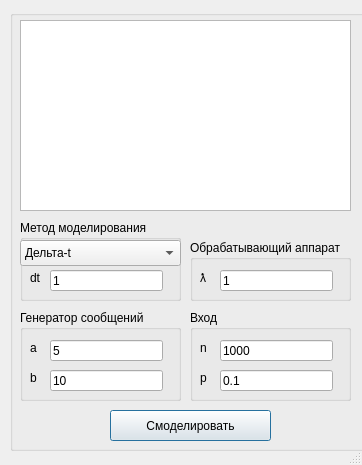
<?xml version="1.0" encoding="UTF-8"?>
<ui version="4.0">
 <class>Dialog</class>
 <widget class="QDialog" name="Dialog">
  <property name="windowModality">
   <enum>Qt::ApplicationModal</enum>
  </property>
  <property name="geometry">
   <rect>
    <x>0</x>
    <y>0</y>
    <width>362</width>
    <height>465</height>
   </rect>
  </property>
  <property name="windowTitle">
   <string>Dialog</string>
  </property>
  <property name="sizeGripEnabled">
   <bool>true</bool>
  </property>
  <widget class="QWidget" name="horizontalLayoutWidget">
   <property name="geometry">
    <rect>
     <x>10</x>
     <y>10</y>
     <width>721</width>
     <height>441</height>
    </rect>
   </property>
   <layout class="QHBoxLayout" name="horizontalLayout">
    <property name="spacing">
     <number>20</number>
    </property>
    <property name="sizeConstraint">
     <enum>QLayout::SetDefaultConstraint</enum>
    </property>
    <property name="rightMargin">
     <number>0</number>
    </property>
    <item>
     <widget class="QGroupBox" name="groupBox">
      <property name="layoutDirection">
       <enum>Qt::LeftToRight</enum>
      </property>
      <property name="autoFillBackground">
       <bool>false</bool>
      </property>
      <property name="title">
       <string/>
      </property>
      <property name="alignment">
       <set>Qt::AlignLeading|Qt::AlignLeft|Qt::AlignTop</set>
      </property>
      <property name="flat">
       <bool>false</bool>
      </property>
      <property name="checkable">
       <bool>false</bool>
      </property>
      <widget class="QGroupBox" name="groupBox_2">
       <property name="geometry">
        <rect>
         <x>10</x>
         <y>300</y>
         <width>161</width>
         <height>91</height>
        </rect>
       </property>
       <property name="title">
        <string>Генератор сообщений</string>
       </property>
       <widget class="QLabel" name="label_2">
        <property name="geometry">
         <rect>
          <x>10</x>
          <y>30</y>
          <width>16</width>
          <height>16</height>
         </rect>
        </property>
        <property name="text">
         <string>a</string>
        </property>
       </widget>
       <widget class="QLineEdit" name="lineEdit_a">
        <property name="geometry">
         <rect>
          <x>30</x>
          <y>30</y>
          <width>113</width>
          <height>21</height>
         </rect>
        </property>
        <property name="text">
         <string>5</string>
        </property>
       </widget>
       <widget class="QLabel" name="label_3">
        <property name="geometry">
         <rect>
          <x>10</x>
          <y>60</y>
          <width>16</width>
          <height>16</height>
         </rect>
        </property>
        <property name="text">
         <string>b</string>
        </property>
       </widget>
       <widget class="QLineEdit" name="lineEdit_b">
        <property name="geometry">
         <rect>
          <x>30</x>
          <y>60</y>
          <width>113</width>
          <height>21</height>
         </rect>
        </property>
        <property name="text">
         <string>10</string>
        </property>
       </widget>
      </widget>
      <widget class="QGroupBox" name="groupBox_3">
       <property name="geometry">
        <rect>
         <x>180</x>
         <y>230</y>
         <width>161</width>
         <height>61</height>
        </rect>
       </property>
       <property name="title">
        <string>Обрабатывающий аппарат</string>
       </property>
       <widget class="QLabel" name="label">
        <property name="geometry">
         <rect>
          <x>10</x>
          <y>30</y>
          <width>16</width>
          <height>16</height>
         </rect>
        </property>
        <property name="text">
         <string>ƛ</string>
        </property>
       </widget>
       <widget class="QLineEdit" name="lineEdit_l">
        <property name="geometry">
         <rect>
          <x>30</x>
          <y>30</y>
          <width>113</width>
          <height>21</height>
         </rect>
        </property>
        <property name="text">
         <string>1</string>
        </property>
       </widget>
      </widget>
      <widget class="QGroupBox" name="groupBox_5">
       <property name="geometry">
        <rect>
         <x>10</x>
         <y>210</y>
         <width>161</width>
         <height>81</height>
        </rect>
       </property>
       <property name="title">
        <string>Метод моделирования</string>
       </property>
       <widget class="QComboBox" name="comboBox">
        <property name="geometry">
         <rect>
          <x>0</x>
          <y>20</y>
          <width>161</width>
          <height>26</height>
         </rect>
        </property>
        <property name="currentIndex">
         <number>0</number>
        </property>
        <item>
         <property name="text">
          <string>Дельта-t</string>
         </property>
        </item>
        <item>
         <property name="text">
          <string>Событийный</string>
         </property>
        </item>
       </widget>
       <widget class="QLabel" name="label_6">
        <property name="geometry">
         <rect>
          <x>10</x>
          <y>50</y>
          <width>16</width>
          <height>16</height>
         </rect>
        </property>
        <property name="text">
         <string>dt</string>
        </property>
       </widget>
       <widget class="QLineEdit" name="lineEdit_dt">
        <property name="geometry">
         <rect>
          <x>30</x>
          <y>50</y>
          <width>113</width>
          <height>21</height>
         </rect>
        </property>
        <property name="text">
         <string>1</string>
        </property>
       </widget>
      </widget>
      <widget class="QPushButton" name="pushButton">
       <property name="geometry">
        <rect>
         <x>100</x>
         <y>400</y>
         <width>161</width>
         <height>31</height>
        </rect>
       </property>
       <property name="text">
        <string>Смоделировать</string>
       </property>
      </widget>
      <widget class="QGroupBox" name="groupBox_4">
       <property name="geometry">
        <rect>
         <x>180</x>
         <y>300</y>
         <width>161</width>
         <height>91</height>
        </rect>
       </property>
       <property name="title">
        <string>Вход</string>
       </property>
       <widget class="QLabel" name="label_4">
        <property name="geometry">
         <rect>
          <x>10</x>
          <y>30</y>
          <width>16</width>
          <height>16</height>
         </rect>
        </property>
        <property name="text">
         <string>n</string>
        </property>
       </widget>
       <widget class="QLabel" name="label_5">
        <property name="geometry">
         <rect>
          <x>10</x>
          <y>60</y>
          <width>21</width>
          <height>16</height>
         </rect>
        </property>
        <property name="text">
         <string>p</string>
        </property>
       </widget>
       <widget class="QLineEdit" name="lineEdit_n">
        <property name="geometry">
         <rect>
          <x>30</x>
          <y>30</y>
          <width>113</width>
          <height>21</height>
         </rect>
        </property>
        <property name="text">
         <string>1000</string>
        </property>
        <property name="placeholderText">
         <string>заявок</string>
        </property>
       </widget>
       <widget class="QLineEdit" name="lineEdit_p">
        <property name="geometry">
         <rect>
          <x>30</x>
          <y>60</y>
          <width>113</width>
          <height>21</height>
         </rect>
        </property>
        <property name="text">
         <string>0.1</string>
        </property>
        <property name="placeholderText">
         <string>повт. обработки</string>
        </property>
       </widget>
      </widget>
      <widget class="QTextBrowser" name="textBrowser">
       <property name="geometry">
        <rect>
         <x>10</x>
         <y>10</y>
         <width>331</width>
         <height>191</height>
        </rect>
       </property>
      </widget>
     </widget>
    </item>
   </layout>
  </widget>
 </widget>
 <resources/>
 <connections/>
</ui>
